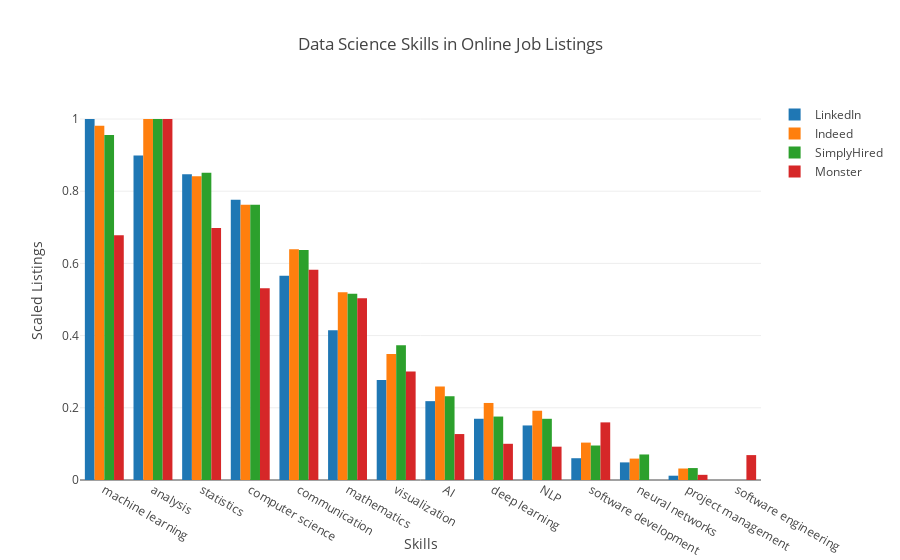

The cell this chart's notebook holds for it:
### Code cell
indeed = go.Bar(x=scaled_df.index, y=y_indeed, name = "Indeed")
simply = go.Bar(x=scaled_df.index, y=y_simply, name="SimplyHired")
linked = go.Bar(x=scaled_df.index, y=y_linkedin, name="LinkedIn")
monster = go.Bar(x=scaled_df.index, y=y_monster, name="Monster")

data = [linked, indeed, simply, monster]

layout = go.Layout(
    barmode='group',
    title="Data Science Skills in Online Job Listings",
    xaxis={'title': 'Skills'},
    yaxis={'title': "Scaled Listings", 'separatethousands': True,
    }
)

fig = go.Figure(data=data, layout=layout)
py.iplot(fig)

### Figure 1 — Plotly figure (JSON) as saved in the notebook; plotly's stock layout.template omitted (floating-point values rounded to 4 significant figures)
{"data": [{"name": "LinkedIn", "type": "bar", "uid": "e5c3f1dc-cd7a-11e8-b933-80e65005551c", "x": ["machine learning", "analysis", "statistics", "computer science", "communication", "mathematics", "visualization", "AI", "deep learning", "NLP", "software development", "neural networks", "project management", "software engineering"], "y": [1, 0.8992, 0.8472, 0.7761, 0.5656, 0.4145, 0.2772, 0.2184, 0.1696, 0.1511, 0.06033, 0.04879, 0.01191, 0]}, {"name": "Indeed", "type": "bar", "uid": "e5c3f39e-cd7a-11e8-b86d-80e65005551c", "x": ["machine learning", "analysis", "statistics", "computer science", "communication", "mathematics", "visualization", "AI", "deep learning", "NLP", "software development", "neural networks", "project management", "software engineering"], "y": [0.981, 1, 0.8415, 0.7626, 0.6393, 0.5198, 0.3488, 0.259, 0.2134, 0.1919, 0.1036, 0.05928, 0.03183, 0]}, {"name": "SimplyHired", "type": "bar", "uid": "e5c3f4b6-cd7a-11e8-b6bb-80e65005551c", "x": ["machine learning", "analysis", "statistics", "computer science", "communication", "mathematics", "visualization", "AI", "deep learning", "NLP", "software development", "neural networks", "project management", "software engineering"], "y": [0.9557, 1, 0.8511, 0.7622, 0.6373, 0.5157, 0.3734, 0.232, 0.1758, 0.1696, 0.09553, 0.07072, 0.03309, 0]}, {"name": "Monster", "type": "bar", "uid": "e5c3f574-cd7a-11e8-8c35-80e65005551c", "x": ["machine learning", "analysis", "statistics", "computer science", "communication", "mathematics", "visualization", "AI", "deep learning", "NLP", "software development", "neural networks", "project management", "software engineering"], "y": [0.6781, 1, 0.6978, 0.5315, 0.5825, 0.5032, 0.3006, 0.1273, 0.1003, 0.0923, 0.1596, 0, 0.01433, 0.06898]}], "layout": {"autosize": true, "barmode": "group", "title": "Data Science Skills in Online Job Listings", "xaxis": {"autorange": true, "range": [-0.5, 13.5], "title": "Skills", "type": "category"}, "yaxis": {"autorange": true, "range": [0, 1.053], "separatethousands": true, "title": "Scaled Listings", "type": "linear"}}}
